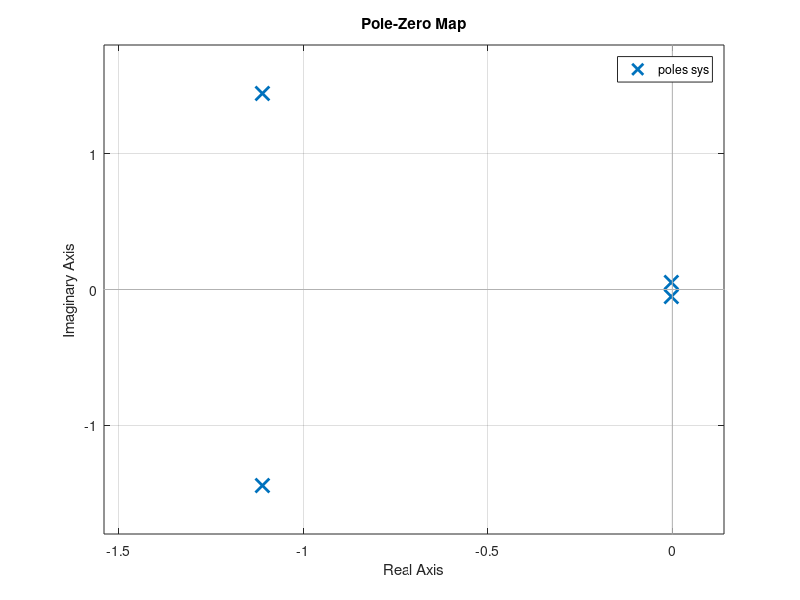
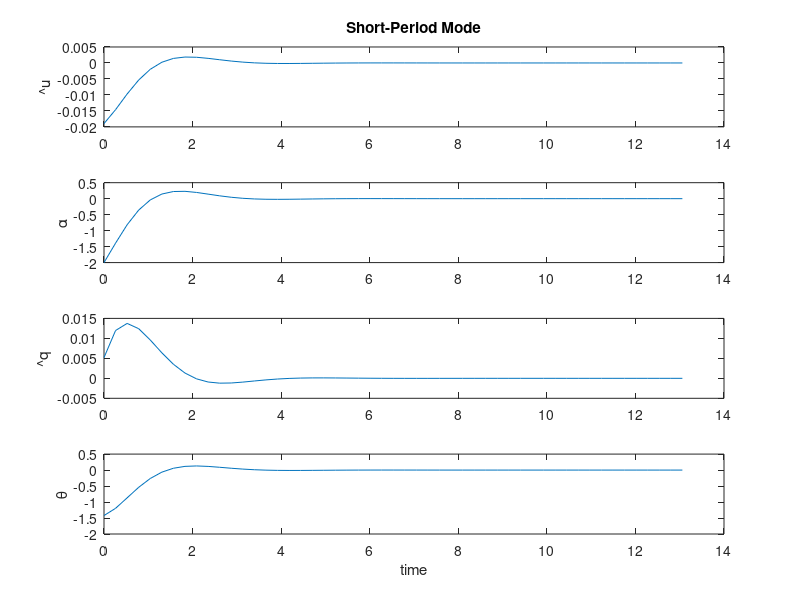
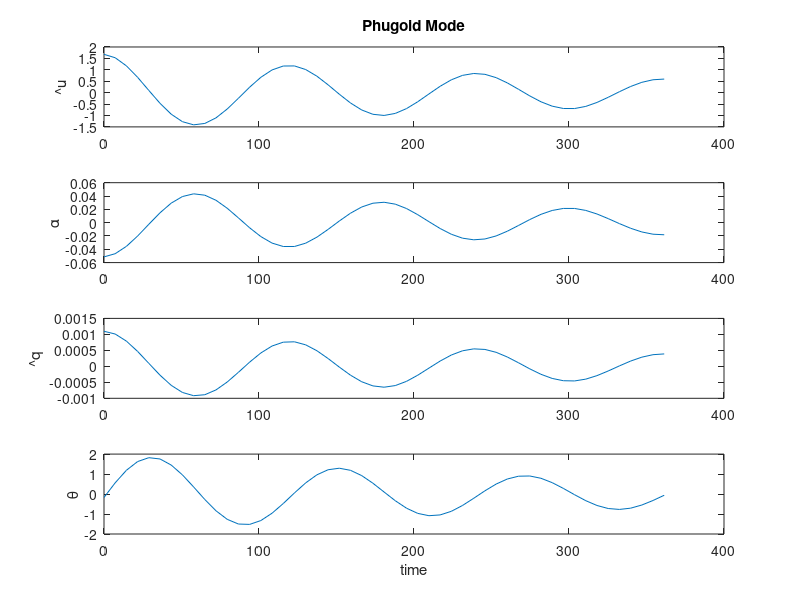
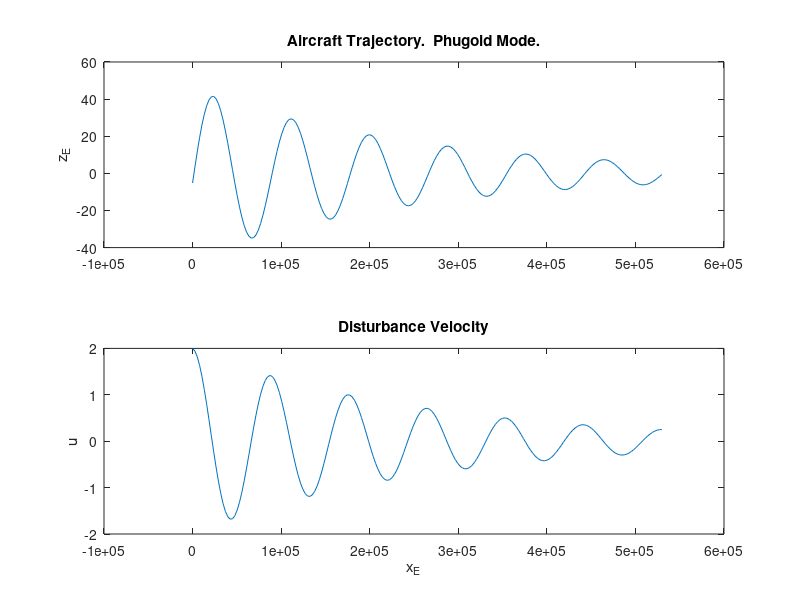

These figures' MATLAB source, in order:
% input data for finding aircraft longitudinal dynamics modes

g = 32.2;
i = sqrt(-1);

% aircraft data

W = 100000; % lbs
S = 1667; % ft^2
AR = 7;
cbar = 15.4; %ft

ib = 1900;

%operational input

u0 = 733; %ft/s
rho = .000889; % slugs/ft^3
theta0 = 0;

% computed values

CL0 = 2*W/(rho*u0^2*S);
Cw0 = 2*W/(rho*u0^2*S);
Iyy = ib*rho*S*cbar^3/8;
m = W/g;
mu = 2*m/(rho*S*cbar);
tstar = cbar/(2*u0);

% stability derivatives

Cxu = -.0376; Czu = 0; Cmu = 0;
Cxalpha = .14; Czalpha = - 4.9; Cmalpha = -.488;
Cxq = 0; Czq = -4.5; Cmq = -22.9;
Cxadot = 0; Czadot = 4; Cmadot = -4.2;

% compute dimensional values

Xu = rho*u0*S*Cw0*sin(theta0)+1/2*rho*u0*S*Cxu;
Zu = -rho*u0*S*Cw0*cos(theta0)+1/2*rho*u0*S*Czu;
Mu = 1/2*rho*u0*cbar*S*Cmu;

Xw = 1/2*rho*u0*S*Cxalpha; Zw = 1/2*rho*u0*S*Czalpha; Mw = 1/2 *rho*u0*cbar*S*Cmalpha;

Xq = 1/4*rho*u0*cbar*S*Cxq; Zq = 1/4*rho*u0*cbar*S*Czq; Mq = 1/4*rho*u0*cbar^2*S*Cmq;

Xwdot = 1/4*rho*cbar*S*Cxadot; Zwdot = 1/4*rho*cbar*S*Czadot; Mwdot = 1/4*rho*cbar^2*S*Cmadot;

fprintf(' \t\t X \t\t\t\t Z \t\t\t\t M \r\n'); fprintf('u\t %f \t %f \t %f\r\n',Xu,Zu,Mu); fprintf('w\t %f \t\t %f \t %f\r\n',Xw,Zw,Mw);
fprintf('q\t %f \t\t %f \t %f\r\n',Xq,Zq,Mq); fprintf('w.\t %f \t\t %f \t\t %f\r\n',Xwdot,Zwdot,Mwdot);
pause
% put values into A matrix

A = [Xu/m Xw/m 0 -g*cos(theta0); Zu/(m-Zwdot) Zw/(m-Zwdot) (Zq+m*u0)/(m-Zwdot) -W*sin(theta0)/(m-Zwdot);
   1/Iyy*(Mu+Mwdot*Zu/(m-Zwdot)) 1/Iyy*(Mw+Mwdot*Zw/(m-Zwdot)) 1/Iyy*(Mq+Mwdot*(Zq+m*u0)/(m-Zwdot)) -Mwdot*W*sin(theta0)/(Iyy*(m-Zwdot));
   0 0 1 0];

[evec eval] = eig(A)

pause
de = poly(A); sys = tf(1,de); pzmap(sys);
pause
% make eigenvectors dimensionless

evecbar1 = [evec(1,:)/u0; evec(2,:)/u0; evec(3,:)*tstar; evec(4,:)];

evecbar = [evecbar1(:,1)/norm(evecbar1(:,1),inf) evecbar1(:,2)/norm(evecbar1(:,2),inf) evecbar1(:,3)/norm(evecbar1(:,3),inf) evecbar1(:,4)/norm(evecbar1(:,4),inf)];

evecamp = abs(evecbar)
evecphase = angle(evecbar)
pause;
figure;
%calculate flight paths

%short period mode
time = linspace(0,6*pi/(imag(eval(1,1))),51); tmax = length(time);
r1 = evecamp(:,1); phi1 = evecphase(:,1); phi2 = evecphase(:,2);
for k = 1:tmax
   t = time(k);
   xsp(:,k) = r1.*(exp(i*phi1).*exp(eval(1,1).*t)+exp(i*phi2).*exp(eval(2,2).*t));
end


subplot(4,1,1),plot(time,xsp(1,:));ylabel('\^{u}');title('Short-Period Mode');
subplot(4,1,2),plot(time,xsp(2,:));ylabel('\alpha');
subplot(4,1,3),plot(time,xsp(3,:));ylabel('\^{q}');
subplot(4,1,4),plot(time,xsp(4,:));ylabel('\theta');xlabel('time');

figure;
%phugoid mode

time = linspace(0,6*pi/(imag(eval(3,3))),51); tmax = length(time);
r3 = evecamp(:,3); phi1 = evecphase(:,3); phi2 = evecphase(:,4);
for k = 1:tmax
   t = time(k);
   xsp(:,k) = r3.*(exp(i*phi1).*exp(eval(3,3).*t)+exp(i*phi2).*exp(eval(4,4).*t));
end


subplot(4,1,1),plot(time,xsp(1,:));ylabel('\^u');title('Phugoid Mode');
subplot(4,1,2),plot(time,xsp(2,:));ylabel('\alpha');
subplot(4,1,3),plot(time,xsp(3,:));ylabel('\^q');
subplot(4,1,4),plot(time,xsp(4,:));ylabel('\theta');xlabel('time');

%trajectory
figure;
sigma = real(eval(3,3));
omega = imag(eval(3,3));

period = abs(2*pi/omega);
time = linspace(0,6*period,201);
vec = evec;
for i = 1:length(time)
   t = time(i);
   factor = 2*exp(sigma*t)/(sigma^2+omega^2);
   u(i) = 2*exp(sigma*t)*(real(vec(1,3))*cos(omega*t)-imag(vec(1,3))*sin(omega*t));
   w(i) = 2*exp(sigma*t)*(real(vec(2,3))*cos(omega*t)-imag(vec(2,3))*sin(omega*t));
   theta(i) = 2*exp(sigma*t)*(real(vec(4,3))*cos(omega*t)-imag(vec(4,3))*sin(omega*t));
   xe(i) = u0*t + factor*(real(vec(1,3))*(sigma*sin(omega*t)-omega*cos(omega*t))+...
      imag(vec(1,3))*(sigma*cos(omega*t)+omega*sin(omega*t)));
   ze(i) = factor*((real(vec(2,3))-u0*real(vec(4,3)))*(sigma*sin(omega*t)-omega*cos(omega*t))+...
      (imag(vec(2,3))-u0*imag(vec(4,3)))*(sigma*cos(omega*t)+omega*sin(omega*t)));
end

subplot(2,1,1);plot(xe,ze);
title('Aircraft Trajectory.  Phugoid Mode.')
ylabel('z_E');
subplot(2,1,2);plot(xe,u);title('Disturbance Velocity');ylabel('u');xlabel('x_E');
figure
plot(xe-u0*time,ze);axis equal;title('Trajectory in Moving Coordinate System');